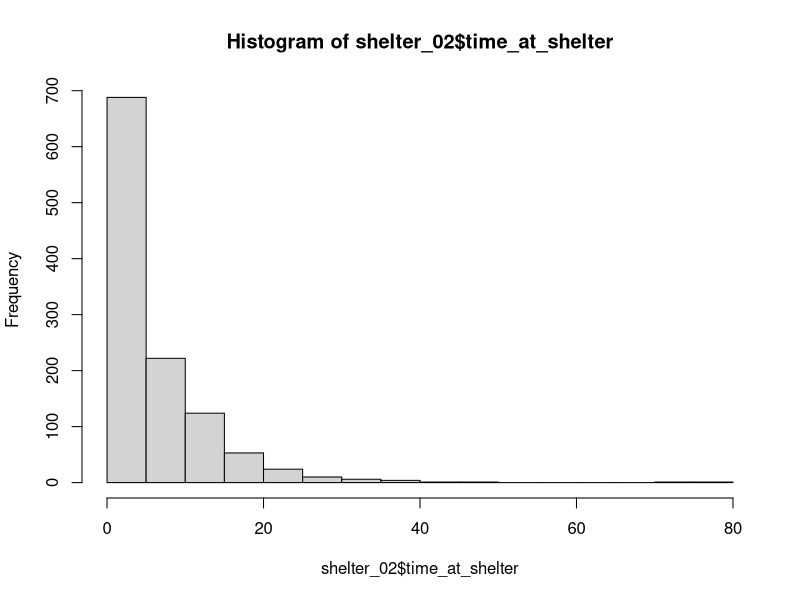

Write the R code that produced this figure.
## ---- chunk 1
#| echo: false
#| warning: false
#| message: false
library(tidyverse)
library(dplyr)
library(readr)
library(ggplot2)
library(vcd)
## ---- chunk 2
#load the data
shelter_01 <- read.csv("dataset18.csv")
## ---- chunk 3
#Checking for missing value
any_na <- apply(shelter_01, 2, function(x) any(is.na(x))) 
any_na  

total_na <- sum(is.na(shelter_01))
total_na
## ---- chunk 4
#Converting a string variable to a factor type and make a summary statistics
shelter_01$animal_type <- as.factor(shelter_01$animal_type)
shelter_01$intake_type <- as.factor(shelter_01$intake_type) 
shelter_01$outcome_type <- as.factor(shelter_01$outcome_type) 
shelter_01$chip_status <- as.factor(shelter_01$chip_status)
summary(shelter_01)
## ---- chunk 5
#Converting shelter_01 to dataframe
shelter_02 <- as.data.frame(shelter_01)
summary(shelter_02)
## ---- chunk 6
hist(shelter_02$time_at_shelter)
## ---- chunk 7
glm_model_poi <- glm(time_at_shelter ~ year + month + animal_type + intake_type 
                   + outcome_type + chip_status, data = shelter_02, 
                 family = poisson())
summary(glm_model_poi)
model_poi <- step(glm_model_poi)
## ---- chunk 8
library(MASS)
glm_model_nb <- glm.nb(time_at_shelter ~ animal_type + month + year + intake_type + outcome_type + chip_status, data = shelter_02)
summary(glm_model_nb)
model_nb <- step(glm_model_nb)
